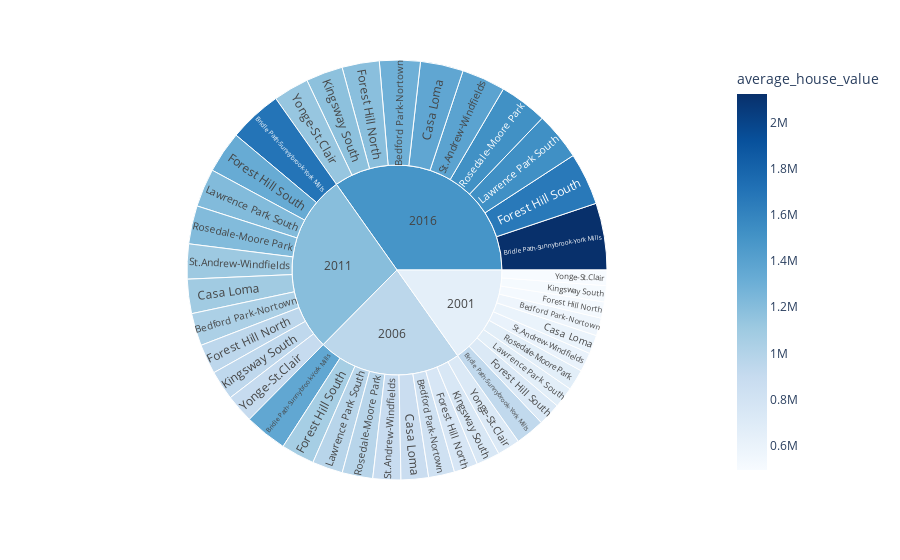

Write notebook code for a chart like this one.
### Code cell
# Create the sunburst chart figure
top_ten_sunburst_chart = px.sunburst(
    top_ten_expensive_neighbourhoods_per_year, 
    path=['year', 'neighbourhood'], 
    values='average_house_value', 
    color='average_house_value', 
    color_continuous_scale='blues'
)

top_ten_sunburst_chart.show()

### Figure 1 — Plotly figure (JSON) as saved in the notebook; plotly's stock layout.template omitted (floating-point values rounded to 4 significant figures)
{"data": [{"branchvalues": "total", "customdata": [[565304], [826963], [1034387], [1295007], [927466], [1356757], [1697067], [2124653], [596077], [871981], [1090696], [1365503], [517466], [756983], [946854], [1185419], [726664], [1063011], [1329642], [1664653], [512334], [749476], [937464], [1173663], [664712], [972384], [1216283], [1522732], [664476], [972039], [1215852], [1522193], [607040], [888017], [1110755], [1390616], [494098], [722799], [904096], [1131888], [651600.0], [953200.0], [1192000.0], [1493000.0]], "domain": {"x": [0, 1], "y": [0, 1]}, "hovertemplate": "labels=%{label}<br>average_house_value_sum=%{value}<br>parent=%{parent}<br>id=%{id}<br>average_house_value=%{color}<extra></extra>", "ids": ["2001/Bedford Park-Nortown", "2006/Bedford Park-Nortown", "2011/Bedford Park-Nortown", "2016/Bedford Park-Nortown", "2001/Bridle Path-Sunnybrook-York Mills", "2006/Bridle Path-Sunnybrook-York Mills", "2011/Bridle Path-Sunnybrook-York Mills", "2016/Bridle Path-Sunnybrook-York Mills", "2001/Casa Loma", "2006/Casa Loma", "2011/Casa Loma", "2016/Casa Loma", "2001/Forest Hill North", "2006/Forest Hill North", "2011/Forest Hill North", "2016/Forest Hill North", "2001/Forest Hill South", "2006/Forest Hill South", "2011/Forest Hill South", "2016/Forest Hill South", "2001/Kingsway South", "2006/Kingsway South", "2011/Kingsway South", "2016/Kingsway South", "2001/Lawrence Park South", "2006/Lawrence Park South", "2011/Lawrence Park South", "2016/Lawrence Park South", "2001/Rosedale-Moore Park", "2006/Rosedale-Moore Park", "2011/Rosedale-Moore Park", "2016/Rosedale-Moore Park", "2001/St.Andrew-Windfields", "2006/St.Andrew-Windfields", "2011/St.Andrew-Windfields", "2016/St.Andrew-Windfields", "2001/Yonge-St.Clair", "2006/Yonge-St.Clair", "2011/Yonge-St.Clair", "2016/Yonge-St.Clair", "2001", "2006", "2011", "2016"], "labels": ["Bedford Park-Nortown", "Bedford Park-Nortown", "Bedford Park-Nortown", "Bedford Park-Nortown", "Bridle Path-Sunnybrook-York Mills", "Bridle Path-Sunnybrook-York Mills", "Bridle Path-Sunnybrook-York Mills", "Bridle Path-Sunnybrook-York Mills", "Casa Loma", "Casa Loma", "Casa Loma", "Casa Loma", "Forest Hill North", "Forest Hill North", "Forest Hill North", "Forest Hill North", "Forest Hill South", "Forest Hill South", "Forest Hill South", "Forest Hill South", "Kingsway South", "Kingsway South", "Kingsway South", "Kingsway South", "Lawrence Park South", "Lawrence Park South", "Lawrence Park South", "Lawrence Park South", "Rosedale-Moore Park", "Rosedale-Moore Park", "Rosedale-Moore Park", "Rosedale-Moore Park", "St.Andrew-Windfields", "St.Andrew-Windfields", "St.Andrew-Windfields", "St.Andrew-Windfields", "Yonge-St.Clair", "Yonge-St.Clair", "Yonge-St.Clair", "Yonge-St.Clair", "2001", "2006", "2011", "2016"], "marker": {"coloraxis": "coloraxis", "colors": [565304, 826963, 1034387, 1295007, 927466, 1356757, 1697067, 2124653, 596077, 871981, 1090696, 1365503, 517466, 756983, 946854, 1185419, 726664, 1063011, 1329642, 1664653, 512334, 749476, 937464, 1173663, 664712, 972384, 1216283, 1522732, 664476, 972039, 1215852, 1522193, 607040, 888017, 1110755, 1390616, 494098, 722799, 904096, 1131888, 651600.0, 953200.0, 1192000.0, 1493000.0]}, "name": "", "parents": ["2001", "2006", "2011", "2016", "2001", "2006", "2011", "2016", "2001", "2006", "2011", "2016", "2001", "2006", "2011", "2016", "2001", "2006", "2011", "2016", "2001", "2006", "2011", "2016", "2001", "2006", "2011", "2016", "2001", "2006", "2011", "2016", "2001", "2006", "2011", "2016", "2001", "2006", "2011", "2016", "", "", "", ""], "type": "sunburst", "values": [565304, 826963, 1034387, 1295007, 927466, 1356757, 1697067, 2124653, 596077, 871981, 1090696, 1365503, 517466, 756983, 946854, 1185419, 726664, 1063011, 1329642, 1664653, 512334, 749476, 937464, 1173663, 664712, 972384, 1216283, 1522732, 664476, 972039, 1215852, 1522193, 607040, 888017, 1110755, 1390616, 494098, 722799, 904096, 1131888, 6275637, 9180410, 11483096, 14376327]}], "layout": {"coloraxis": {"colorbar": {"title": {"text": "average_house_value"}}, "colorscale": [[0, "rgb(247,251,255)"], [0.125, "rgb(222,235,247)"], [0.25, "rgb(198,219,239)"], [0.375, "rgb(158,202,225)"], [0.5, "rgb(107,174,214)"], [0.625, "rgb(66,146,198)"], [0.75, "rgb(33,113,181)"], [0.875, "rgb(8,81,156)"], [1, "rgb(8,48,107)"]]}, "legend": {"tracegroupgap": 0}, "margin": {"t": 60}}}
